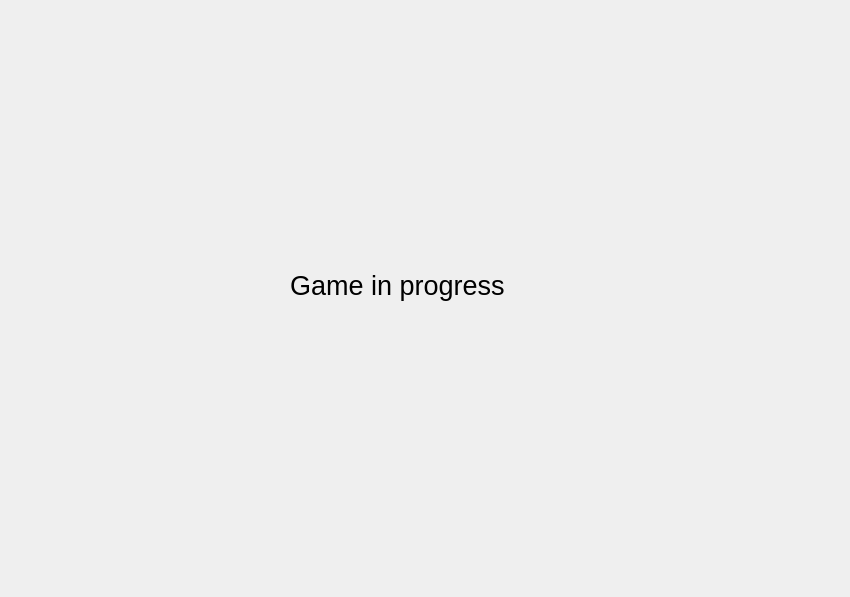
<?xml version="1.0" encoding="UTF-8"?>
<ui version="4.0">
 <class>GameState</class>
 <widget class="QWidget" name="GameState">
  <property name="geometry">
   <rect>
    <x>0</x>
    <y>0</y>
    <width>850</width>
    <height>597</height>
   </rect>
  </property>
  <property name="windowTitle">
   <string>Form</string>
  </property>
  <widget class="QLabel" name="label_5">
   <property name="geometry">
    <rect>
     <x>290</x>
     <y>190</y>
     <width>251</width>
     <height>191</height>
    </rect>
   </property>
   <property name="font">
    <font>
     <pointsize>20</pointsize>
    </font>
   </property>
   <property name="text">
    <string>Game in progress</string>
   </property>
  </widget>
 </widget>
 <resources/>
 <connections/>
</ui>
